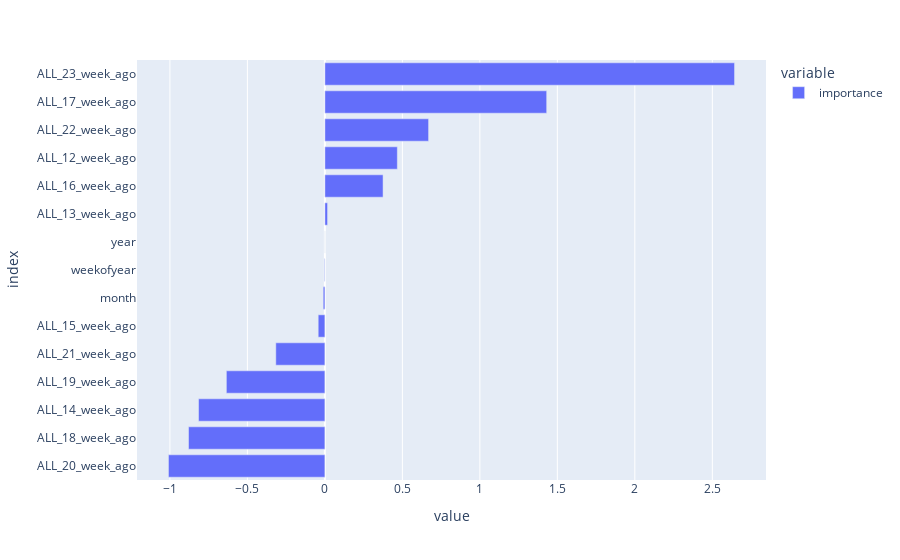

The notebook cell this image was saved under:
### Code cell
%%time

train_last_date = df_gr.index[-1]
X_train = X[X.index <= train_last_date]
y_train = y[y.index <= train_last_date]
print(X_train.shape, y_train.shape)

model = trainXGBoost(X_train, y_train)

fi = pd.DataFrame(model.coef_, index=X_train.columns, columns=['importance']).sort_values('importance')
px.bar(fi, orientation='h')

### Figure 1 — Plotly figure (JSON) as saved in the notebook; plotly's stock layout.template omitted (floating-point values rounded to 4 significant figures)
{"data": [{"alignmentgroup": "True", "hovertemplate": "variable=importance<br>value=%{x}<br>index=%{y}<extra></extra>", "legendgroup": "importance", "marker": {"color": "#636efa", "pattern": {"shape": ""}}, "name": "importance", "offsetgroup": "importance", "orientation": "h", "showlegend": true, "textposition": "auto", "type": "bar", "x": [-1.009, -0.88, -0.8152, -0.6358, -0.3168, -0.04312, -0.01092, -0.002876, -2.891e-05, 0.01724, 0.3754, 0.4675, 0.6691, 1.431, 2.643], "xaxis": "x", "y": ["ALL_20_week_ago", "ALL_18_week_ago", "ALL_14_week_ago", "ALL_19_week_ago", "ALL_21_week_ago", "ALL_15_week_ago", "month", "weekofyear", "year", "ALL_13_week_ago", "ALL_16_week_ago", "ALL_12_week_ago", "ALL_22_week_ago", "ALL_17_week_ago", "ALL_23_week_ago"], "yaxis": "y"}], "layout": {"barmode": "relative", "legend": {"title": {"text": "variable"}, "tracegroupgap": 0}, "margin": {"t": 60}, "xaxis": {"anchor": "y", "autorange": true, "domain": [0, 1], "range": [-1.212, 2.846], "title": {"text": "value"}, "type": "linear"}, "yaxis": {"anchor": "x", "autorange": true, "domain": [0, 1], "range": [-0.5, 14.5], "title": {"text": "index"}, "type": "category"}}}
